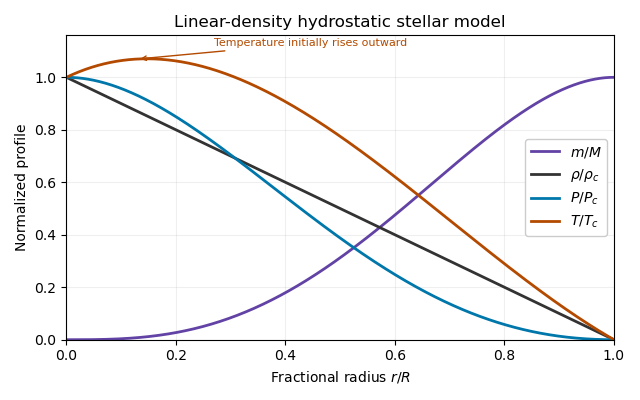

Generate this figure with Python:
"""Generate the normalized hydrostatic profiles; output PNG basename in cwd.

Tested with Python 3.14, NumPy 2.3.5 and Matplotlib 3.10.7.
"""
import numpy as np
import matplotlib
matplotlib.use('Agg')
import matplotlib.pyplot as plt


def main():
    x = np.linspace(0.0, 1.0, 700)
    q = 1 + 2*x - 1.8*x*x
    fig, ax = plt.subplots(figsize=(6.4, 4), dpi=100, facecolor='white')
    ax.set_facecolor('white')
    for y, label, color in [
        (4*x**3 - 3*x**4, r'$m/M$', '#6243a5'),
        (1-x, r'$\rho/\rho_c$', '#333333'),
        ((1-x)**2*q, r'$P/P_c$', '#0077aa'),
        ((1-x)*q, r'$T/T_c$', '#b34a00'),
    ]:
        ax.plot(x, y, label=label, color=color, linewidth=2)
    ax.set(xlim=(0, 1), ylim=(0, 1.16), xlabel=r'Fractional radius $r/R$', ylabel='Normalized profile', title='Linear-density hydrostatic stellar model')
    ax.grid(alpha=0.2)
    ax.legend(loc='center right', framealpha=1)
    ax.annotate('Temperature initially rises outward', xy=(0.13, (1-.13)*(1+2*.13-1.8*.13**2)), xytext=(.27, 1.12), fontsize=8, arrowprops={'arrowstyle': '->', 'color': '#b34a00'}, color='#b34a00')
    fig.tight_layout()
    fig.savefig('paper-58-linear-density-profiles.png', dpi=100, facecolor='white', transparent=False)
    plt.close(fig)


if __name__ == '__main__':
    main()
